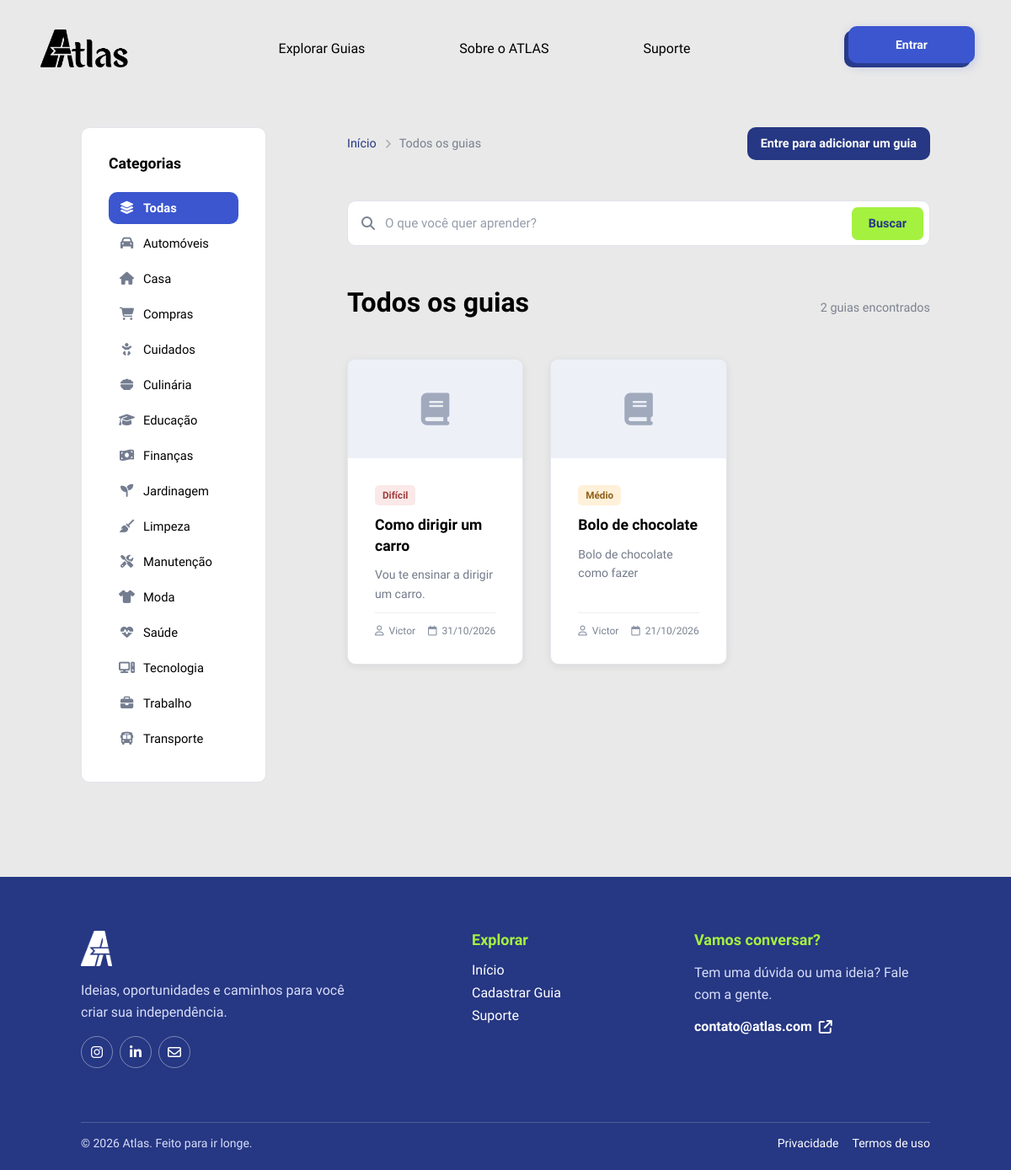
The app's page /guias.php, older data.
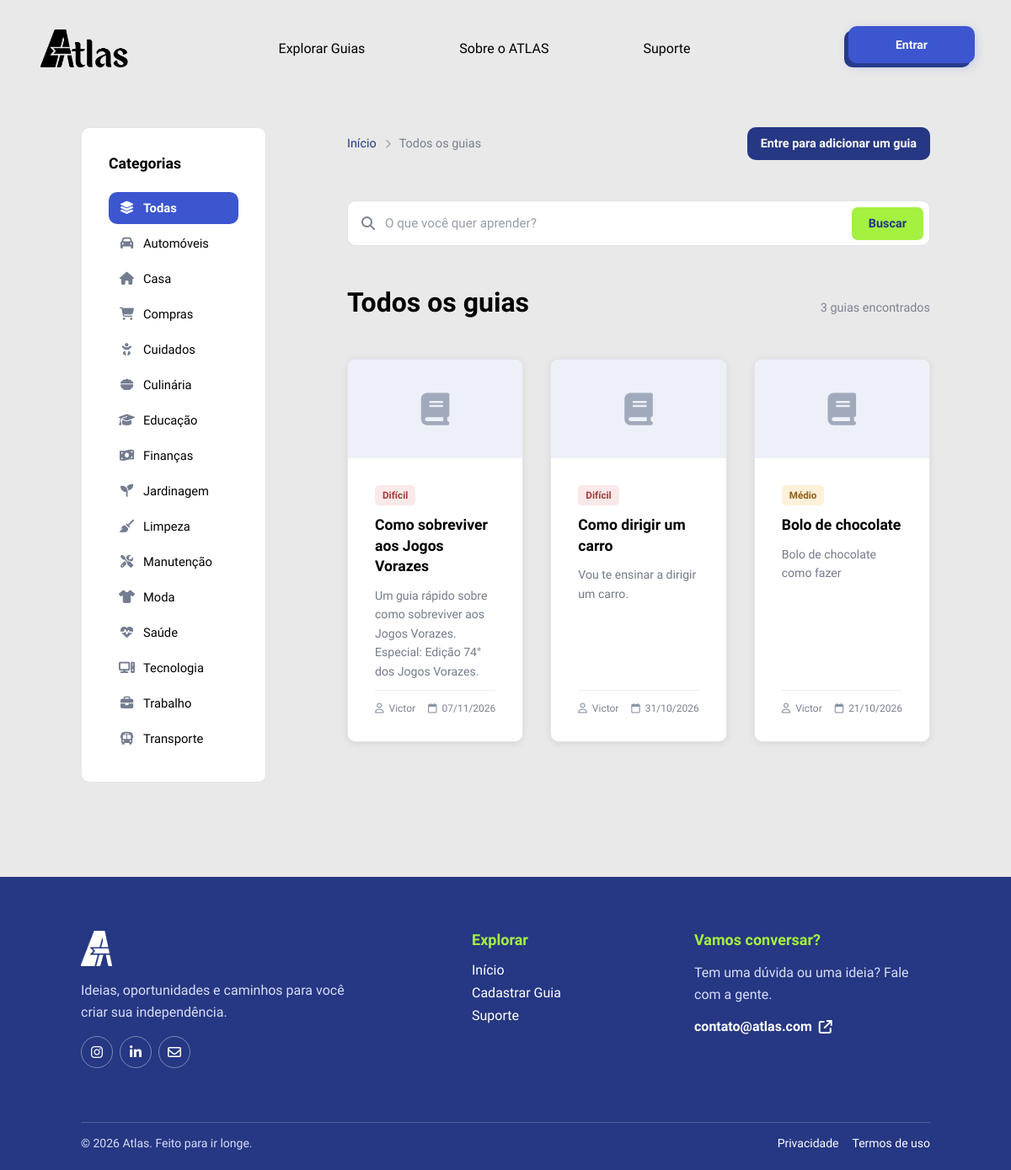
The same page, newer data.
### tables this page shows
CREATE TABLE `guia` (
  `id_guia` int(11) NOT NULL,
  `id_usuario` int(11) NOT NULL,
  `titulo` varchar(200) NOT NULL,
  `descricao` text NOT NULL,
  `categoria` enum('Automóveis','Casa','Compras','Cuidados','Culinária','Educação','Finanças','Jardinagem','Limpeza','Manutenção','Moda','Saúde','Trabalho','Transporte','Tecnologia') NOT NULL,
  `dificuldade` enum('Fácil','Médio','Difícil') NOT NULL,
  `capa` mediumblob NOT NULL,
  `video` text NOT NULL,
  `data_criacao` date NOT NULL DEFAULT current_timestamp(),
  `data_atualizacao` datetime DEFAULT NULL
);

CREATE TABLE `usuario` (
  `id_usuario` int(11) NOT NULL,
  `foto` blob DEFAULT NULL,
  `nome` varchar(100) NOT NULL,
  `email` varchar(150) NOT NULL,
  `senha` varchar(255) NOT NULL,
  `preferencia` enum('Automóveis','Casa','Compras','Cuidados','Culinária','Educação','Finanças','Jardinagem','Limpeza','Manutenção','Moda','Saúde','Tecnologia','Trabalho','Transporte') NOT NULL,
  `nivel` enum('1','2','3','') NOT NULL DEFAULT '3',
  `estado` enum('ativo','inativo','','') NOT NULL DEFAULT 'ativo',
  `data_criacao` datetime NOT NULL DEFAULT current_timestamp()
);

### guias.php (the view, shortened to what this page needs)
<?php
require_once __DIR__ . '/conexao.php';
function h($valor): string
{
    return htmlspecialchars((string) $valor, ENT_QUOTES, 'UTF-8');
}
$categoriasValidas = [
    'Automóveis' => ['icone' => 'fa-car', 'valor' => 'Automóveis'],
    'Casa' => ['icone' => 'fa-house', 'valor' => 'Casa'],
    'Compras' => ['icone' => 'fa-cart-shopping', 'valor' => 'Compras'],
    'Cuidados' => ['icone' => 'fa-baby', 'valor' => 'Cuidados'],
    'Culinária' => ['icone' => 'fa-bowl-food', 'valor' => 'Culinária'],
    'Educação' => ['icone' => 'fa-graduation-cap', 'valor' => 'Educação'],
    'Finanças' => ['icone' => 'fa-money-bill-wave', 'valor' => 'Finanças'],
    'Jardinagem' => ['icone' => 'fa-seedling', 'valor' => 'Jardinagem'],
    'Limpeza' => ['icone' => 'fa-broom', 'valor' => 'Limpeza'],
    'Manutenção' => ['icone' => 'fa-screwdriver-wrench', 'valor' => 'Manuntenção'],
    'Moda' => ['icone' => 'fa-shirt', 'valor' => 'Moda'],
    'Saúde' => ['icone' => 'fa-heart-pulse', 'valor' => 'Saúde'],
    'Tecnologia' => ['icone' => 'fa-computer', 'valor' => 'Tecnologia'],
    'Trabalho' => ['icone' => 'fa-briefcase', 'valor' => 'Trabalho'],
    'Transporte' => ['icone' => 'fa-bus', 'valor' => 'Transporte'],
];
$categoriaLabel = $_GET['categoria'] ?? '';
$categoriaValida = isset($categoriasValidas[$categoriaLabel]) ? $categoriaLabel : null;
$busca = trim($_GET['busca'] ?? '');
$pagina = max(1, (int) ($_GET['pagina'] ?? 1));
$porPagina = 9;
$inicio = ($pagina - 1) * $porPagina;
$condicoes = [];
$whereSql = $condicoes ? 'WHERE ' . implode(' AND ', $condicoes) : '';
$sqlTotal = "SELECT COUNT(*) AS total FROM guia $whereSql";
$resultadoTotal = $conn->query($sqlTotal);
$total = (int) mysqli_fetch_assoc($resultadoTotal)['total'];
$sql = "SELECT g.id_guia, g.titulo, g.descricao, g.categoria, g.dificuldade,
               g.data_criacao, u.nome AS autor
        FROM guia g
        LEFT JOIN usuario u ON u.id_usuario = g.id_usuario
        $whereSql
        ORDER BY g.data_criacao DESC
        LIMIT $porPagina OFFSET $inicio";
$resultado = $conn->query($sql);
?>
<!DOCTYPE html>
<html lang="pt-br">
<head>
    <link rel="stylesheet" href="https://cdnjs.cloudflare.com/ajax/libs/font-awesome/6.4.0/css/all.min.css">
    <link rel="stylesheet" href="css/guias.css">
</head>
<body>
    <header>
        <a class="logo" href="index.php" aria-label="Página inicial">
            <img src="imgs_website/logotipoatlas.png" alt="ATLAS">
        </a>
        <nav class="nav-options" aria-label="Navegação principal">
            <a class="item" href="guias.php">
                <p>Explorar Guias</p>
            </a>
            <a class="item" href="index.php#sobre-atlas">
                <p>Sobre o ATLAS</p>
            </a>
            <a class="item" href="suporte.php">
                <p>Suporte</p>
            </a>
        </nav>
        <nav class="nav-btns" aria-label="Conta">
            <?php if (isset($_SESSION['id'])): ?>
                <div class="perfil" id="perfil">
                    <p>
                        <img class="foto" src="imgs_perfil/<?= !empty($_SESSION['foto']) ? h($_SESSION['foto']) : 'foto_padrao.png' ?>">
                        Olá, <?= h($_SESSION['nome']) ?>
                    </p>
                    <i class="fa-solid fa-caret-up" id="seta"></i>
                    <div class="perfil-options" id="perfil-options">
                        <a class="perfil-option" href="meu_perfil.php">Meu perfil</a>
                        <?php if (($_SESSION['nivel'] ?? '') == 1): ?>
                            <a class="perfil-option" href="admin.php">Painel do administrador</a>
                        <?php endif; ?>
                        <a class="perfil-option" href="sair.php">Sair</a>
                    </div>
                </div>
            <?php else: ?>
                <a class="entrar" href="login.php">Entrar</a>
            <?php endif; ?>
        </nav>
    </header>
    <main class="pagina-guias">
        <div class="categ-div">
            <span class="categorias-label">Categorias</span>
            <nav class="categorias-lista">
                <a class="categoria-link <?= $categoriaValida === null ? 'ativa' : '' ?>" href="guias.php">
                    <i class="fa-solid fa-layer-group"></i> Todas
                </a>
                <?php foreach ($categoriasValidas as $label => $dados): ?>
                    <a class="categoria-link <?= $categoriaValida === $label ? 'ativa' : '' ?>" href="guias.php?categoria=<?= urlencode($label) ?>">
                        <i class="fa-solid <?= $dados['icone'] ?>"></i> <?= h($label) ?>
                    </a>
                <?php endforeach; ?>
            </nav>
        </div>
        <section class="lado-guias">
            <div class="cabecalho-lista">
                <nav class="breadcrumbs">
                    <a href="index.php">Início</a>
                    <i class="fa-solid fa-chevron-right"></i>
                    <span><?= $categoriaValida ? h($categoriaValida) : 'Todos os guias' ?></span>
                </nav>
                <?php if (isset($_SESSION['id'])): ?>
                    <a class="add-guia" href="cadastro_guias.php"><i class="fa-solid fa-plus"></i> Adicionar Guia</a>
                <?php else: ?>
                    <a class="add-guia" href="login.php">Entre para adicionar um guia</a>
                <?php endif; ?>
            </div>
            <form class="busca-guias" action="guias.php" method="get">
                <i class="fa-solid fa-magnifying-glass"></i>
                <input type="search" name="busca" value="<?= h($busca) ?>" placeholder="O que você quer aprender?" aria-label="Buscar guias">
                <button type="submit">Buscar</button>
            </form>
            <div class="titulo-resultados">
                <h1><?= $categoriaValida ? h($categoriaValida) : 'Todos os guias' ?></h1>
                <span class="contador-guias"><?= $total ?> <?= $total === 1 ? 'guia encontrado' : 'guias encontrados' ?></span>
            </div>
            <?php if ($total === 0): ?>
                <div class="estado-vazio">
                    <i class="fa-regular fa-folder-open"></i>
                    <h3>Nenhum guia encontrado</h3>
                    <p>Tente buscar por outro termo ou outra categoria.</p>
                    <a href="guias.php">Limpar filtros</a>
                </div>
            <?php else: ?>
                <div class="guias">
                    <?php while ($guia = $resultado->fetch_assoc()): ?>
                        <a class="guia-card" href="guia.php?id=<?= (int) $guia['id_guia'] ?>" id="guia">
                            <div class="guia-capa">
                            </div>
                            <div class="guia-corpo">
                                <span class="tag-dificuldade <?= h(mb_strtolower($guia['dificuldade'], 'UTF-8')) ?>"><?= h($guia['dificuldade']) ?></span>
                                <h3><?= h($guia['titulo']) ?></h3>
                                <p><?= h(mb_strimwidth(trim($guia['descricao']), 0, 110, '…', 'UTF-8')) ?></p>
                                <div class="guia-meta">
                                    <span><i class="fa-regular fa-user"></i> <?= h($guia['autor'] ?: 'Comunidade ATLAS') ?></span>
                                    <span><i class="fa-regular fa-calendar"></i> <?= h(date('d/m/Y', strtotime($guia['data_criacao']))) ?></span>
                                </div>
                            </div>
                        </a>
                    <?php endwhile; ?>
                </div>
            <?php endif; ?>
        </section>
    </main>
    <footer>
        <div class="footer-content">
            <div class="footer-brand">
                <a class="footer-logo" href="index.php" aria-label="Voltar para o início"><img src="imgs_website/logoatlas.png" alt="ATLAS"></a>
                <p>Ideias, oportunidades e caminhos para você criar sua independência.</p>
                <div class="footer-socials" aria-label="Redes sociais">
                    <a href="#" aria-label="Instagram"><i class="fa-brands fa-instagram"></i></a>
                    <a href="#" aria-label="LinkedIn"><i class="fa-brands fa-linkedin-in"></i></a>
                    <a href="mailto:contato@atlas.com" aria-label="Enviar e-mail"><i class="fa-regular fa-envelope"></i></a>
                </div>
            </div>
            <div class="footer-section">
                <h3>Explorar</h3>
                <a href="index.php">Início</a>
                <a href="cadastro_guias.php">Cadastrar Guia</a>
                <a href="suporte.php">Suporte</a>
            </div>
            <div class="footer-section footer-contact">
                <h3>Vamos conversar?</h3>
                <p>Tem uma dúvida ou uma ideia? Fale com a gente.</p>
                <a href="mailto:contato@atlas.com">contato@atlas.com <i class="fa-solid fa-arrow-up-right-from-square"></i></a>
            </div>
        </div>
        <div class="footer-bottom">
            <p>&copy; <?= date('Y') ?> Atlas. Feito para ir longe.</p>
            <div><a href="#">Privacidade</a><a href="#">Termos de uso</a></div>
        </div>
    </footer>
</body>
</html>

### css/header.css (style rules this page uses)
header { display: flex; align-items: center; justify-content: space-between; gap: var(--space-6); width: 100%; margin-bottom: 20px; padding: var(--space-4) var(--space-5); background-color: var(--color-bg); z-index: 2; }
.logo { display: flex; align-items: center; justify-content: flex-start; height: 100%; max-width: 100px; }
.logo img { display: block; width: auto; height: 45px; cursor: pointer; }
.nav-options { display: flex; align-items: center; justify-content: center; width: fit-content; height: 100%; gap: var(--space-6); }
.item { position: relative; display: flex; align-items: center; justify-content: center; width: fit-content; background-color: transparent; height: 100%; padding: var(--space-2) var(--space-3); font-size: 0.9375rem; white-space: nowrap; cursor: pointer; outline: none; border: none; font-family: 'Google Sans', sans-serif; }
.item p { color: var(--color-text); font-size: 1rem; font-weight: 400; text-decoration: none; transition: color var(--transition-fast); }
.item::after { content: ''; position: absolute; bottom: 0; left: 0; width: 0; height: 2px; border-radius: 100px; background-color: var(--color-primary-light); transition: width var(--transition-base); }
a { text-decoration: none; }
.nav-btns { display: flex; align-items: center; width: fit-content; height: 100%; gap: var(--space-3); }
.entrar { position: relative; display: flex; align-items: center; justify-content: center; width: 150px; height: 44px; border: none; border-radius: var(--radius-md); background-color: var(--color-primary); color: var(--color-text-inverse); font-size: 14px; cursor: pointer; font-style: 'Google Sans', sans-serif; }
.entrar::before { content: 'Entrar'; position: absolute; inset: 0; display: flex; align-items: center; justify-content: center; border-radius: var(--radius-md); background-color: var(--color-primary-light); box-shadow: 0 4px 12px rgba(59, 86, 207, 0.25); color: var(--color-text-inverse); font-size: 14px; font-weight: 600; white-space: nowrap; translate: 5px -5px; transition: translate var(--transition-fast), box-shadow var(--transition-fast); font-family: 'Google Sans'; }

### css/variaveis.css (style rules this page uses)
:root { --color-bg: #e9e9e9; --color-surface: #ffffff; --color-surface-hover: #dcdcdc; --color-primary: #263783; --color-primary-light: #3b56cf; --color-accent: #a4f140; --color-accent-dark: #8bc34a; --color-text: #000000; --color-text-secondary: #55555f; --color-text-placeholder: #999999; --color-text-inverse: #ffffff; --color-text-muted: #d8def8; --color-danger: #cc2828; --color-danger-dark: #9b0000; --color-danger-bg: #cc28281a; --color-warning: #c98a12; --color-warning-dark: #8f6109; --color-warning-bg: #c98a121f; --color-success: #1bb155; --color-success-dark: #119247; --color-fav: #e6445f; --color-fav-dark: #e02847; --color-border: #d5d5d5; --radius-sm: 4px; --radius-md: 10px; --space-1: 8px; --space-2: 16px; --space-3: 24px; --space-4: 32px; --space-5: 48px; --space-6: 64px; --space-7: 96px; --shadow-card: 0 2px 10px #00000014; --shadow-card-hover: 0 15px 30px #00000026; --shadow-drop: 3px 3px 0 #00000059; --shadow-offset-lg: -10px 10px 0 #00000033; --transition-fast: 0.2s ease; --transition-base: 0.3s ease; }

### css/body.css (style rules this page uses)
html { scroll-behavior: smooth; }
*, *::before, *::after { box-sizing: border-box; margin: 0; padding: 0; transition: 0.5s ease; }
body { display: flex; flex-direction: column; width: 100%; overflow-x: hidden; background-color: var(--color-bg); color: var(--color-text); font-family: 'Google Sans', sans-serif; }

Row changes from the older to the newer data that the page shows:
added guia: dificuldade "Difícil", titulo "Como sobreviver aos Jogos Vorazes", descricao "Um guia rápido sobre como sobreviver aos Jogos Vorazes. Especial: Edição 74° dos Jogos Vorazes.", id_usuario.nome "Victor", data_criacao "07/11/2026"
Text that changed along with them:
$total: "2" → "3"
